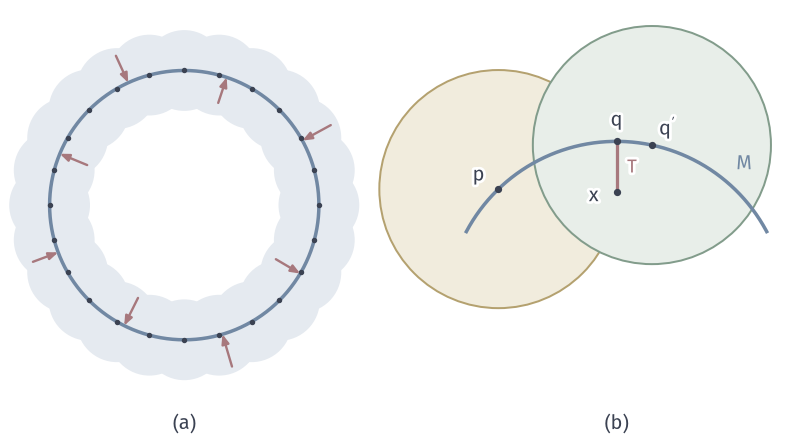

Recreate this plot in Python.
"""Retraction of the ball union onto the circle (24 samples, eps=.3) and the geometry of the key step (eps=.7)."""
from pathlib import Path
import sys
ROOT = next(p for p in Path(__file__).resolve().parents if (p/"build.sh").is_file() and (p/"tex/book.tex").is_file())
sys.path.insert(0, str(ROOT/"figures/04-spaces-measures-and-geometry/04-manifolds/matplotlib/mfd-common"))
from mfd3d import *
from matplotlib.patches import Circle, Polygon
OUT = Path(__file__).resolve().parent

W, H = 112, 62
fig, ax = canvas(W, H)
# (a) 24 samples on unit circle, eps=.3
u = 19; o = np.array([26, 33])
n = 24
ang = np.arange(n)*2*np.pi/n
P = np.stack([np.cos(ang), np.sin(ang)], 1)
for p in P:
    ax.add_patch(Circle(o+u*p, u*.3, fc=BLUE_FILL, ec='none', zorder=1))
th = np.linspace(0, 2*np.pi, 721)
ax.plot(o[0]+u*np.cos(th), o[1]+u*np.sin(th), color=BLUE, lw=1.4, zorder=3)
for p in P:
    dot(ax, o+u*p, INK, size=.65, zorder=5)
for a, s in ((.5, 1.24), (1.25, .8), (2.0, 1.22), (2.75, .78), (3.5, 1.2), (4.25, .77), (5.0, 1.25), (5.75, .79)):
    x = s*np.array([np.cos(a), np.sin(a)]); q = x/np.linalg.norm(x)
    arrow(ax, o+u*x, o+u*q, color=RED, lw=.95, scale=5.5)
panel_tag(ax, o[0], 1.4, '(a)')
# (b) proof, unit circle tau=1, eps=.7, q at the top, x=(1-T)q on the inner normal, T=.3, p at 44 deg, q' at 10 deg
eps = .7; T = .3
u = 24; o2 = np.array([87, 18])
pt = lambda a: np.array([np.sin(np.radians(a)), np.cos(np.radians(a))])
q = pt(0); p = pt(-44); qp = pt(12)
x = (1-T)*q
print('a=', np.linalg.norm(p-q), '|x-p|=', np.linalg.norm(x-p), 'b=', np.linalg.norm(qp-q), 'T bound', eps*eps)
print('max seg dist to qp', max(np.linalg.norm(q+t*(x-q)-qp) for t in np.linspace(0, 1, 101)))
ax.add_patch(Circle(o2+u*p, u*eps, fc=YELLOW_FILL, ec=YELLOW, lw=.8, zorder=1))
ax.add_patch(Circle(o2+u*qp, u*eps, fc=GREEN_FILL, ec=GREEN, lw=.8, zorder=1))

tt = np.radians(np.linspace(-62, 62, 401))
ax.plot(o2[0]+u*np.sin(tt), o2[1]+u*np.cos(tt), color=BLUE, lw=1.4, zorder=3)
ax.plot(*zip(o2+u*q, o2+u*x), color=RED, lw=1.3, zorder=5)
for z, s, off in ((q, r'$\mathbf{q}$', (0, 3)), (x, r'$\mathbf{x}$', (-3.2, -.4)), (p, r'$\mathbf{p}$', (-2.8, 2.0)), (qp, r"$\mathbf{q}'$", (2.2, 2.4))):
    dot(ax, o2+u*z, INK, size=1.0, zorder=6); label(ax, o2+u*z+off, s, 8, halo=True)
label(ax, o2+u*(q+x)/2+(2.2, 0), '$T$', 7.5, RED, halo=True)
label(ax, o2+u*pt(40)+(2.6, 2.5), '$M$', 8, BLUE)
panel_tag(ax, 87, 1.4, '(b)')
# clip the two discs to the panel
for art in ax.patches[-2:]:
    pass
save(fig, OUT, 'figure', {'formula': '(a) 24 samples, eps=.3; (b) tau=1, eps=.7, T=.3, p at 44deg, q prime at 12deg'})
